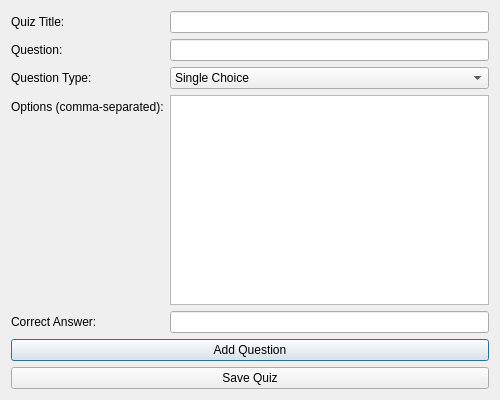
<?xml version="1.0" encoding="UTF-8"?>
<ui version="4.0">
 <class>CreateQuizDialog</class>
 <widget class="QDialog" name="CreateQuizDialog">
  <property name="geometry">
   <rect>
    <x>0</x>
    <y>0</y>
    <width>500</width>
    <height>400</height>
   </rect>
  </property>
  <property name="windowTitle">
   <string>Create Quiz</string>
  </property>
  <layout class="QVBoxLayout" name="verticalLayout">
   <item>
    <layout class="QFormLayout" name="formLayout">
     <item row="0" column="0">
      <widget class="QLabel" name="label_title">
       <property name="text">
        <string>Quiz Title:</string>
       </property>
      </widget>
     </item>
     <item row="0" column="1">
      <widget class="QLineEdit" name="lineEdit_title"/>
     </item>
     <item row="1" column="0">
      <widget class="QLabel" name="label_question">
       <property name="text">
        <string>Question:</string>
       </property>
      </widget>
     </item>
     <item row="1" column="1">
      <widget class="QLineEdit" name="lineEdit_question"/>
     </item>
     <item row="2" column="0">
      <widget class="QLabel" name="label_type">
       <property name="text">
        <string>Question Type:</string>
       </property>
      </widget>
     </item>
     <item row="2" column="1">
      <widget class="QComboBox" name="comboBox_type">
       <item>
        <property name="text">
         <string>Single Choice</string>
        </property>
       </item>
       <item>
        <property name="text">
         <string>Multiple Choice</string>
        </property>
       </item>
       <item>
        <property name="text">
         <string>Text Answer</string>
        </property>
       </item>
      </widget>
     </item>
     <item row="3" column="0">
      <widget class="QLabel" name="label_options">
       <property name="text">
        <string>Options (comma-separated):</string>
       </property>
      </widget>
     </item>
     <item row="3" column="1">
      <widget class="QTextEdit" name="textEdit_options"/>
     </item>
     <item row="4" column="0">
      <widget class="QLabel" name="label_correct_answer">
       <property name="text">
        <string>Correct Answer:</string>
       </property>
      </widget>
     </item>
     <item row="4" column="1">
      <widget class="QLineEdit" name="lineEdit_correct_answer"/>
     </item>
    </layout>
   </item>
   <item>
    <widget class="QPushButton" name="btn_add_question">
     <property name="text">
      <string>Add Question</string>
     </property>
    </widget>
   </item>
   <item>
    <widget class="QPushButton" name="btn_save_quiz">
     <property name="text">
      <string>Save Quiz</string>
     </property>
    </widget>
   </item>
  </layout>
 </widget>
 <resources/>
 <connections/>
</ui>
